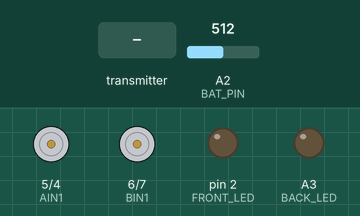
Recording of a sketch running on a simulated Arduino Uno, built with avr-gcc and run on an emulated ATmega328P. Shown: motor-driver pin pairs drawn as motors (green arrow = first pin HIGH = forward, orange = second pin HIGH = backward, longer = more drive, scaled by the enable pin), output pins drawn as LEDs (lit = HIGH). Inputs (shaded band) come from the test bench; at power-on: A2 (BAT_PIN) = 512. No radio packets arrive unless stated.

Above: at 1.2 s.
1.3 s: the transmitter starts sending speed = 256
At 2.4 s:
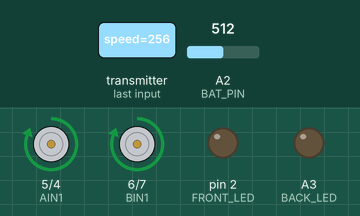
2.8 s: the transmitter starts sending turn = 256
At 3.5 s:
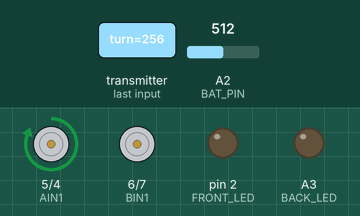
4.3 s: the transmitter starts sending lights = 1
At 4.7 s:
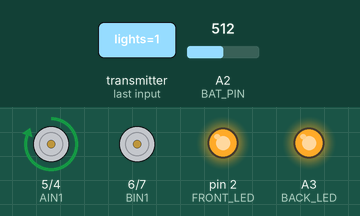
5.8 s: the transmitter starts sending speed = 0
At 7.0 s:
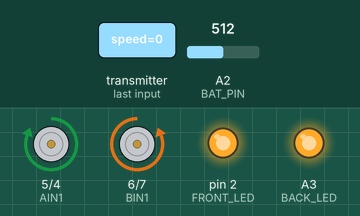
7.3 s: the transmitter starts sending turn = 0
At 8.2 s:
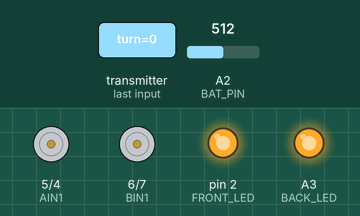
8.8 s: the transmitter starts sending speed = 512
At 9.3 s:
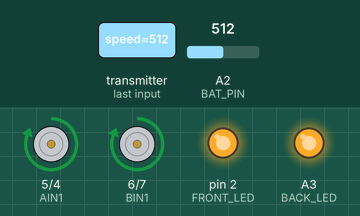
Timing chart, 0 to 11.3 s (numbered marks = the images above; inputs shaded):
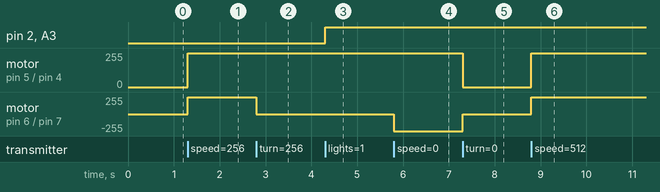

Measured:
- after the input at 1.3 s, motor on pin 5 (AIN1) / pin 4 (AIN2), motor on pin 6 (BIN1) / pin 7 (BIN2): stopped → forward 255/255 at once
- after the input at 2.8 s, motor on pin 6 (BIN1) / pin 7 (BIN2): forward 255/255 → stopped at once
- after the input at 4.3 s, pin 2 (FRONT_LED), A3 (BACK_LED): LOW → HIGH at once
- after the input at 5.8 s, motor on pin 6 (BIN1) / pin 7 (BIN2): stopped → backward 255/255 at once
- after the input at 7.3 s, motor on pin 5 (AIN1) / pin 4 (AIN2): forward 255/255 → stopped at once; motor on pin 6 (BIN1) / pin 7 (BIN2): backward 255/255 → stopped at once
- after the input at 8.8 s, motor on pin 5 (AIN1) / pin 4 (AIN2), motor on pin 6 (BIN1) / pin 7 (BIN2): stopped → forward 255/255 at once

The sketch:

receiver-leds.ino
```cpp
#include <SPI.h>
#include <RF24.h>

RF24 radio(9, 10);

const byte txAddr[6] = "NODE1";
const byte rxAddr[6] = "NODE2";

#define BAT_PIN A2

// ===== DATA =====
struct TXData {
  int speed;
  int turn;
  bool lights;
};

struct RXData {
  float battery;
  int signal;
};

TXData txData;
RXData rxData;

// ===== MOTOR PINS =====
const int AIN1 = 5;
const int AIN2 = 4;
const int PWMA = 3;

const int BIN1 = 6;
const int BIN2 = 7;
const int PWMB = 8;

// ===== LEDS =====
const int FRONT_LED = 2;
const int BACK_LED  = A3;

unsigned long lastReceiveTime = 0;

// ===== BATTERY =====
float readBattery() {
  static float v = 0;

  int raw = analogRead(BAT_PIN);
  float newV = raw * (4.9 / 1023.0) * 2.0;

  v = (v * 0.8) + (newV * 0.2);

  return v;
}

void setup() {
  pinMode(FRONT_LED, OUTPUT);
  pinMode(BACK_LED, OUTPUT);

  digitalWrite(FRONT_LED, LOW);
  digitalWrite(BACK_LED, LOW);

  pinMode(AIN1, OUTPUT);
  pinMode(AIN2, OUTPUT);
  pinMode(PWMA, OUTPUT);

  pinMode(BIN1, OUTPUT);
  pinMode(BIN2, OUTPUT);
  pinMode(PWMB, OUTPUT);

  radio.begin();
  radio.setChannel(108);
  radio.setDataRate(RF24_250KBPS);

  radio.setPALevel(RF24_PA_LOW);
  radio.setRetries(5, 15);
  radio.enableAckPayload();
  radio.enableDynamicPayloads();

  radio.openReadingPipe(1, txAddr);
  radio.openWritingPipe(rxAddr);

  radio.startListening();
}

void loop() {
  if (radio.available()) {
    radio.read(&txData, sizeof(txData));
    lastReceiveTime = millis();

    // ===== MOTOR =====
    int leftMotor  = txData.speed + txData.turn;
    int rightMotor = txData.speed - txData.turn;

    leftMotor  = constrain(leftMotor, -255, 255);
    rightMotor = constrain(rightMotor, -255, 255);

    controlMotor(AIN1, AIN2, PWMA, leftMotor);
    controlMotor(BIN1, BIN2, PWMB, rightMotor);

    // ===== LIGHTS =====
    digitalWrite(FRONT_LED, txData.lights ? HIGH : LOW);
    digitalWrite(BACK_LED,  txData.lights ? HIGH : LOW);

    // ===== RESPONSE =====
    rxData.battery = readBattery();

    static int successCount = 0;
    successCount++;
    if (successCount > 100) successCount = 100;

    rxData.signal = successCount;

    radio.writeAckPayload(1, &rxData, sizeof(rxData));
  }

  // ===== FAILSAFE =====
  if (millis() - lastReceiveTime > 500) {
    controlMotor(AIN1, AIN2, PWMA, 0);
    controlMotor(BIN1, BIN2, PWMB, 0);

    digitalWrite(FRONT_LED, LOW);
    digitalWrite(BACK_LED, LOW);

    rxData.battery = readBattery();
    rxData.signal = 0;

    radio.writeAckPayload(1, &rxData, sizeof(rxData));
  }
}

// ===== MOTOR =====
void controlMotor(int in1, int in2, int pwmPin, int value) {
  int speed = abs(value);

  if (value > 0) {
    digitalWrite(in1, HIGH);
    digitalWrite(in2, LOW);
  } else if (value < 0) {
    digitalWrite(in1, LOW);
    digitalWrite(in2, HIGH);
  } else {
    digitalWrite(in1, LOW);
    digitalWrite(in2, LOW);
  }

  analogWrite(pwmPin, speed);
}
```
